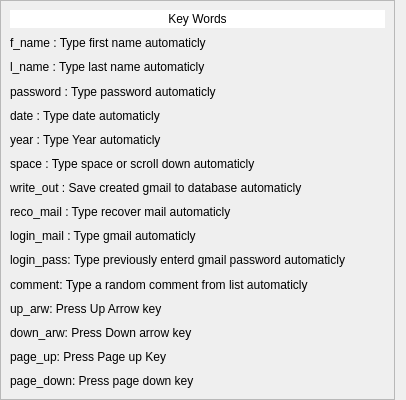
                   <widget class="QWidget" name="scrollAreaWidgetContents">
                    <property name="geometry">
                     <rect>
                      <x>0</x>
                      <y>0</y>
                      <width>406</width>
                      <height>400</height>
                     </rect>
                    </property>
                    <layout class="QVBoxLayout" name="verticalLayout_20">
                     <property name="spacing">
                      <number>0</number>
                     </property>
                     <property name="leftMargin">
                      <number>0</number>
                     </property>
                     <property name="topMargin">
                      <number>0</number>
                     </property>
                     <property name="bottomMargin">
                      <number>0</number>
                     </property>
                     <item>
                      <widget class="QFrame" name="frame_35">
                       <property name="minimumSize">
                        <size>
                         <width>0</width>
                         <height>400</height>
                        </size>
                       </property>
                       <property name="frameShape">
                        <enum>QFrame::StyledPanel</enum>
                       </property>
                       <property name="frameShadow">
                        <enum>QFrame::Raised</enum>
                       </property>
                       <layout class="QVBoxLayout" name="verticalLayout_19">
                        <item>
                         <widget class="QLabel" name="label_19">
                          <property name="styleSheet">
                           <string notr="true">background-color: rgb(255, 255, 255);</string>
                          </property>
                          <property name="text">
                           <string>Key Words</string>
                          </property>
                          <property name="alignment">
                           <set>Qt::AlignCenter</set>
                          </property>
                         </widget>
                        </item>
                        <item>
                         <widget class="QLabel" name="label_20">
                          <property name="text">
                           <string>f_name : Type first name automaticly</string>
                          </property>
                         </widget>
                        </item>
                        <item>
                         <widget class="QLabel" name="label_21">
                          <property name="text">
                           <string>l_name : Type last name automaticly</string>
                          </property>
                         </widget>
                        </item>
                        <item>
                         <widget class="QLabel" name="label_22">
                          <property name="text">
                           <string>password : Type password automaticly</string>
                          </property>
                         </widget>
                        </item>
                        <item>
                         <widget class="QLabel" name="label_23">
                          <property name="text">
                           <string>date : Type date automaticly</string>
                          </property>
                         </widget>
                        </item>
                        <item>
                         <widget class="QLabel" name="label_24">
                          <property name="text">
                           <string>year : Type Year automaticly</string>
                          </property>
                         </widget>
                        </item>
                        <item>
                         <widget class="QLabel" name="label_25">
                          <property name="text">
                           <string>space : Type space or scroll down automaticly</string>
                          </property>
                         </widget>
                        </item>
                        <item>
                         <widget class="QLabel" name="label_27">
                          <property name="text">
                           <string>write_out : Save created gmail to database automaticly</string>
                          </property>
                         </widget>
                        </item>
                        <item>
                         <widget class="QLabel" name="label_26">
                          <property name="text">
                           <string>reco_mail : Type recover mail automaticly</string>
                          </property>
                         </widget>
                        </item>
                        <item>
                         <widget class="QLabel" name="label_28">
                          <property name="text">
                           <string>login_mail : Type gmail automaticly</string>
                          </property>
                         </widget>
                        </item>
                        <item>
                         <widget class="QLabel" name="label_29">
                          <property name="text">
                           <string>login_pass: Type previously enterd gmail password automaticly</string>
                          </property>
                         </widget>
                        </item>
                        <item>
                         <widget class="QLabel" name="label_30">
                          <property name="text">
                           <string>comment: Type a random comment from list automaticly</string>
                          </property>
                         </widget>
                        </item>
                        <item>
                         <widget class="QLabel" name="label_31">
                          <property name="text">
                           <string>up_arw: Press Up Arrow key</string>
                          </property>
                         </widget>
                        </item>
                        <item>
                         <widget class="QLabel" name="label_32">
                          <property name="text">
                           <string>down_arw: Press Down arrow key</string>
                          </property>
                         </widget>
                        </item>
                        <item>
                         <widget class="QLabel" name="label_33">
                          <property name="text">
                           <string>page_up: Press Page up Key</string>
                          </property>
                         </widget>
                        </item>
                        <item>
                         <widget class="QLabel" name="label_34">
                          <property name="text">
                           <string>page_down: Press page down key</string>
                          </property>
                         </widget>
                        </item>
                       </layout>
                      </widget>
                     </item>
                    </layout>
                   </widget>
